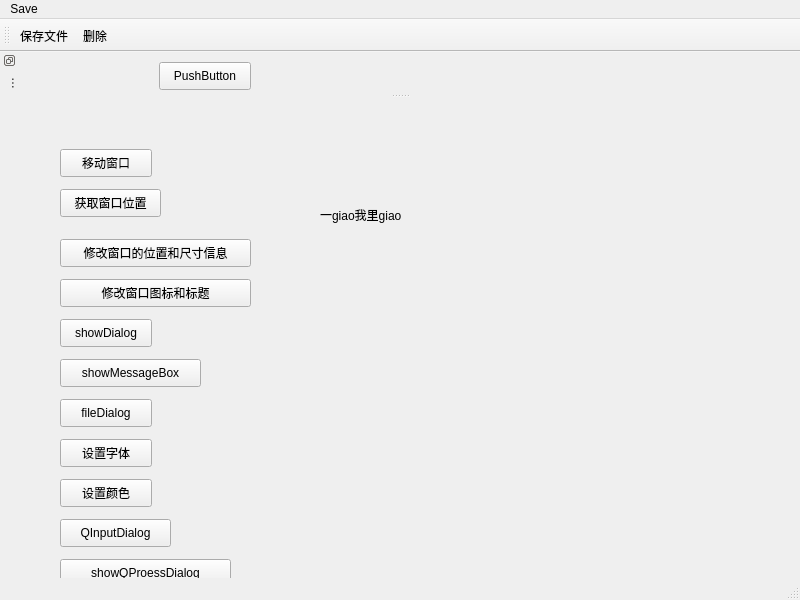
<?xml version="1.0" encoding="UTF-8"?>
<ui version="4.0">
 <class>MainWindow</class>
 <widget class="QMainWindow" name="MainWindow">
  <property name="geometry">
   <rect>
    <x>0</x>
    <y>0</y>
    <width>800</width>
    <height>600</height>
   </rect>
  </property>
  <property name="windowTitle">
   <string>MainWindow</string>
  </property>
  <widget class="QWidget" name="centralwidget">
   <widget class="QPushButton" name="pushButton">
    <property name="geometry">
     <rect>
      <x>60</x>
      <y>50</y>
      <width>92</width>
      <height>28</height>
     </rect>
    </property>
    <property name="text">
     <string>移动窗口</string>
    </property>
   </widget>
   <widget class="QPushButton" name="pushButton_2">
    <property name="geometry">
     <rect>
      <x>60</x>
      <y>90</y>
      <width>101</width>
      <height>28</height>
     </rect>
    </property>
    <property name="text">
     <string>获取窗口位置</string>
    </property>
   </widget>
   <widget class="QPushButton" name="pushButton_3">
    <property name="geometry">
     <rect>
      <x>60</x>
      <y>140</y>
      <width>191</width>
      <height>28</height>
     </rect>
    </property>
    <property name="text">
     <string>修改窗口的位置和尺寸信息</string>
    </property>
   </widget>
   <widget class="QPushButton" name="pushButton_4">
    <property name="geometry">
     <rect>
      <x>60</x>
      <y>180</y>
      <width>191</width>
      <height>28</height>
     </rect>
    </property>
    <property name="text">
     <string>修改窗口图标和标题</string>
    </property>
   </widget>
   <widget class="QPushButton" name="showDia">
    <property name="geometry">
     <rect>
      <x>60</x>
      <y>220</y>
      <width>92</width>
      <height>28</height>
     </rect>
    </property>
    <property name="text">
     <string>showDialog</string>
    </property>
   </widget>
   <widget class="QPushButton" name="showmsgBtn">
    <property name="geometry">
     <rect>
      <x>60</x>
      <y>260</y>
      <width>141</width>
      <height>28</height>
     </rect>
    </property>
    <property name="text">
     <string>showMessageBox</string>
    </property>
   </widget>
   <widget class="QPushButton" name="pushButton_5">
    <property name="geometry">
     <rect>
      <x>60</x>
      <y>300</y>
      <width>92</width>
      <height>28</height>
     </rect>
    </property>
    <property name="text">
     <string>fileDialog</string>
    </property>
   </widget>
   <widget class="QLabel" name="myLabel">
    <property name="geometry">
     <rect>
      <x>320</x>
      <y>50</y>
      <width>171</width>
      <height>131</height>
     </rect>
    </property>
    <property name="text">
     <string>一giao我里giao</string>
    </property>
   </widget>
   <widget class="QPushButton" name="setFontBtn">
    <property name="geometry">
     <rect>
      <x>60</x>
      <y>340</y>
      <width>92</width>
      <height>28</height>
     </rect>
    </property>
    <property name="text">
     <string>设置字体</string>
    </property>
   </widget>
   <widget class="QPushButton" name="pushButton_6">
    <property name="geometry">
     <rect>
      <x>60</x>
      <y>380</y>
      <width>92</width>
      <height>28</height>
     </rect>
    </property>
    <property name="text">
     <string>设置颜色</string>
    </property>
   </widget>
   <widget class="QLabel" name="colorLabel">
    <property name="geometry">
     <rect>
      <x>320</x>
      <y>160</y>
      <width>221</width>
      <height>71</height>
     </rect>
    </property>
    <property name="text">
     <string/>
    </property>
   </widget>
   <widget class="QPushButton" name="pushButton_7">
    <property name="geometry">
     <rect>
      <x>60</x>
      <y>420</y>
      <width>111</width>
      <height>28</height>
     </rect>
    </property>
    <property name="text">
     <string>QInputDialog</string>
    </property>
   </widget>
   <widget class="QPushButton" name="showQProDiaBtn">
    <property name="geometry">
     <rect>
      <x>60</x>
      <y>460</y>
      <width>171</width>
      <height>28</height>
     </rect>
    </property>
    <property name="text">
     <string>showQProessDialog</string>
    </property>
   </widget>
  </widget>
  <widget class="QMenuBar" name="menubar">
   <property name="geometry">
    <rect>
     <x>0</x>
     <y>0</y>
     <width>800</width>
     <height>24</height>
    </rect>
   </property>
   <widget class="QMenu" name="menuSave">
    <property name="title">
     <string>Save</string>
    </property>
    <addaction name="save_action"/>
    <addaction name="delete_action"/>
   </widget>
   <addaction name="menuSave"/>
  </widget>
  <widget class="QToolBar" name="toolBar">
   <property name="windowTitle">
    <string>toolBar</string>
   </property>
   <attribute name="toolBarArea">
    <enum>TopToolBarArea</enum>
   </attribute>
   <attribute name="toolBarBreak">
    <bool>false</bool>
   </attribute>
   <addaction name="save_action"/>
   <addaction name="delete_action"/>
  </widget>
  <widget class="QStatusBar" name="statusBar"/>
  <widget class="QDockWidget" name="dockWidget">
   <property name="floating">
    <bool>true</bool>
   </property>
   <property name="features">
    <set>QDockWidget::DockWidgetFeature::DockWidgetFloatable|QDockWidget::DockWidgetFeature::DockWidgetMovable|QDockWidget::DockWidgetFeature::DockWidgetVerticalTitleBar</set>
   </property>
   <property name="allowedAreas">
    <set>Qt::DockWidgetArea::AllDockWidgetAreas</set>
   </property>
   <property name="windowTitle">
    <string>这是一个停靠窗口</string>
   </property>
   <attribute name="dockWidgetArea">
    <number>4</number>
   </attribute>
   <widget class="QWidget" name="dockWidgetContents">
    <widget class="QPushButton" name="pushButton_8">
     <property name="geometry">
      <rect>
       <x>140</x>
       <y>10</y>
       <width>92</width>
       <height>28</height>
      </rect>
     </property>
     <property name="text">
      <string>PushButton</string>
     </property>
    </widget>
   </widget>
  </widget>
  <action name="save_action">
   <property name="icon">
    <iconset>
     <normaloff>C:/Users/ZYB/Pictures/icon/保存.png</normaloff>C:/Users/ZYB/Pictures/icon/保存.png</iconset>
   </property>
   <property name="text">
    <string>保存文件</string>
   </property>
   <property name="toolTip">
    <string>点击即可保存文件</string>
   </property>
   <property name="menuRole">
    <enum>QAction::MenuRole::NoRole</enum>
   </property>
  </action>
  <action name="delete_action">
   <property name="icon">
    <iconset>
     <normaloff>C:/Users/ZYB/Pictures/icon/删除.png</normaloff>C:/Users/ZYB/Pictures/icon/删除.png</iconset>
   </property>
   <property name="text">
    <string>删除</string>
   </property>
   <property name="toolTip">
    <string>点击即可删除文件</string>
   </property>
   <property name="menuRole">
    <enum>QAction::MenuRole::NoRole</enum>
   </property>
  </action>
 </widget>
 <resources/>
 <connections/>
</ui>
